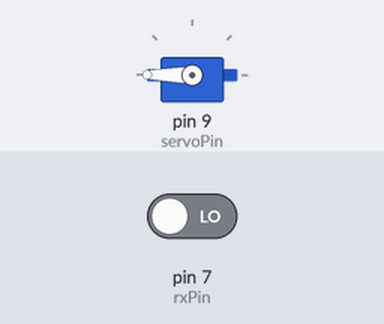
The sketch below on a simulated Arduino Uno, built with avr-gcc and run on an emulated ATmega328P. On the bench: servo. The inputs (shaded band) are chosen by the test bench; at power-on: pin 7 (rxPin) LOW. What the sketch prints to the serial monitor is not drawn.

Above: at 0.1 s.
Timing chart, 0 to 1.6 s (numbered marks = the images above):
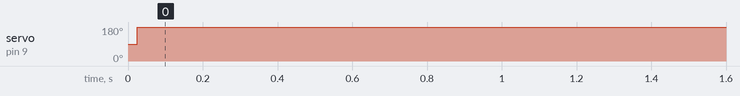

Measured:
- by itself, servo on pin 9 (servoPin): 90° → 180° at 0.03 s

The sketch:

project_1.ino
```cpp
#include <Servo.h>

Servo servo;

int rxPin = 7;    // Receiver channel input
int servoPin = 9; // Servo output
int chVal;        // PWM value from receiver

void setup() {
  Serial.begin(9600);
  pinMode(rxPin, INPUT);
  servo.attach(servoPin);
}

void loop() {
  chVal = pulseIn(rxPin, HIGH, 25000); // Read PWM from receiver
  Serial.println(chVal);

  // --- MIDDLE POSITION (rest/neutral) ---
  if (chVal > 1400 && chVal < 1600) {
    servo.write(90);    // Center
  }

  // --- UP POSITION: move up ---
  else if (chVal < 1300) {    // SWC UP
    servo.write(180);   // Full up
  }

  // --- DOWN POSITION: move down ---
  else if (chVal > 1700) {    // SWC DOWN
    servo.write(0);      // Full down
  }
}
```
